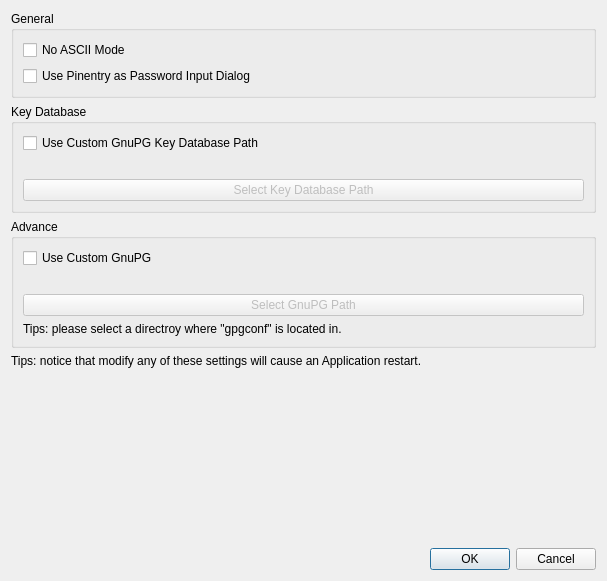
<?xml version="1.0" encoding="UTF-8"?>
<ui version="4.0">
 <class>GnuPGControllerDialog</class>
 <widget class="QDialog" name="GnuPGControllerDialog">
  <property name="geometry">
   <rect>
    <x>0</x>
    <y>0</y>
    <width>607</width>
    <height>581</height>
   </rect>
  </property>
  <property name="windowTitle">
   <string>GnuPG Controller</string>
  </property>
  <layout class="QGridLayout" name="gridLayout">
   <item row="0" column="0">
    <layout class="QVBoxLayout" name="verticalLayout">
     <item>
      <widget class="QGroupBox" name="generalBox">
       <property name="title">
        <string>General</string>
       </property>
       <layout class="QGridLayout" name="gridLayout_7">
        <item row="0" column="0">
         <layout class="QVBoxLayout" name="verticalLayout_7">
          <item>
           <widget class="QCheckBox" name="asciiModeCheckBox">
            <property name="text">
             <string>No ASCII Mode</string>
            </property>
           </widget>
          </item>
          <item>
           <widget class="QCheckBox" name="usePinentryAsPasswordInputDialogCheckBox">
            <property name="text">
             <string>Use Pinentry as Password Input Dialog</string>
            </property>
           </widget>
          </item>
         </layout>
        </item>
       </layout>
      </widget>
     </item>
     <item>
      <widget class="QGroupBox" name="keyDatabaseGroupBox">
       <property name="enabled">
        <bool>true</bool>
       </property>
       <property name="title">
        <string>Key Database</string>
       </property>
       <property name="flat">
        <bool>false</bool>
       </property>
       <property name="checkable">
        <bool>false</bool>
       </property>
       <layout class="QGridLayout" name="gridLayout_2">
        <item row="0" column="0">
         <layout class="QVBoxLayout" name="verticalLayout_6">
          <item>
           <widget class="QCheckBox" name="keyDatabseUseCustomCheckBox">
            <property name="text">
             <string>Use Custom GnuPG Key Database Path</string>
            </property>
           </widget>
          </item>
          <item>
           <widget class="QLabel" name="currentKeyDatabasePathLabel">
            <property name="enabled">
             <bool>false</bool>
            </property>
            <property name="text">
             <string/>
            </property>
           </widget>
          </item>
          <item>
           <widget class="QPushButton" name="customKeyDatabasePathSelectButton">
            <property name="enabled">
             <bool>false</bool>
            </property>
            <property name="text">
             <string>Select Key Database Path</string>
            </property>
           </widget>
          </item>
         </layout>
        </item>
       </layout>
      </widget>
     </item>
     <item>
      <widget class="QGroupBox" name="advanceGroupBox">
       <property name="title">
        <string>Advance</string>
       </property>
       <layout class="QGridLayout" name="gridLayout_3">
        <item row="0" column="0">
         <layout class="QVBoxLayout" name="verticalLayout_9">
          <item>
           <widget class="QCheckBox" name="useCustomGnuPGInstallPathCheckBox">
            <property name="text">
             <string>Use Custom GnuPG</string>
            </property>
           </widget>
          </item>
          <item>
           <widget class="QLabel" name="currentCustomGnuPGInstallPathLabel">
            <property name="text">
             <string/>
            </property>
           </widget>
          </item>
          <item>
           <widget class="QPushButton" name="useCustomGnuPGInstallPathButton">
            <property name="enabled">
             <bool>false</bool>
            </property>
            <property name="text">
             <string>Select GnuPG Path</string>
            </property>
           </widget>
          </item>
          <item>
           <widget class="QLabel" name="customGnuPGPathTipsLabel">
            <property name="text">
             <string>Tips: please select a directroy where &quot;gpgconf&quot; is located in.</string>
            </property>
           </widget>
          </item>
         </layout>
        </item>
       </layout>
      </widget>
     </item>
     <item>
      <widget class="QLabel" name="restartTipsLabel">
       <property name="text">
        <string>Tips: notice that modify any of these settings will cause an Application restart.</string>
       </property>
      </widget>
     </item>
     <item>
      <spacer name="verticalSpacer">
       <property name="orientation">
        <enum>Qt::Vertical</enum>
       </property>
       <property name="sizeHint" stdset="0">
        <size>
         <width>20</width>
         <height>40</height>
        </size>
       </property>
      </spacer>
     </item>
     <item>
      <widget class="QDialogButtonBox" name="buttonBox">
       <property name="orientation">
        <enum>Qt::Horizontal</enum>
       </property>
       <property name="standardButtons">
        <set>QDialogButtonBox::Cancel|QDialogButtonBox::Ok</set>
       </property>
      </widget>
     </item>
    </layout>
   </item>
  </layout>
 </widget>
 <resources/>
 <connections>
  <connection>
   <sender>buttonBox</sender>
   <signal>accepted()</signal>
   <receiver>GnuPGControllerDialog</receiver>
   <slot>accept()</slot>
   <hints>
    <hint type="sourcelabel">
     <x>248</x>
     <y>254</y>
    </hint>
    <hint type="destinationlabel">
     <x>157</x>
     <y>274</y>
    </hint>
   </hints>
  </connection>
  <connection>
   <sender>buttonBox</sender>
   <signal>rejected()</signal>
   <receiver>GnuPGControllerDialog</receiver>
   <slot>reject()</slot>
   <hints>
    <hint type="sourcelabel">
     <x>316</x>
     <y>260</y>
    </hint>
    <hint type="destinationlabel">
     <x>286</x>
     <y>274</y>
    </hint>
   </hints>
  </connection>
 </connections>
</ui>
